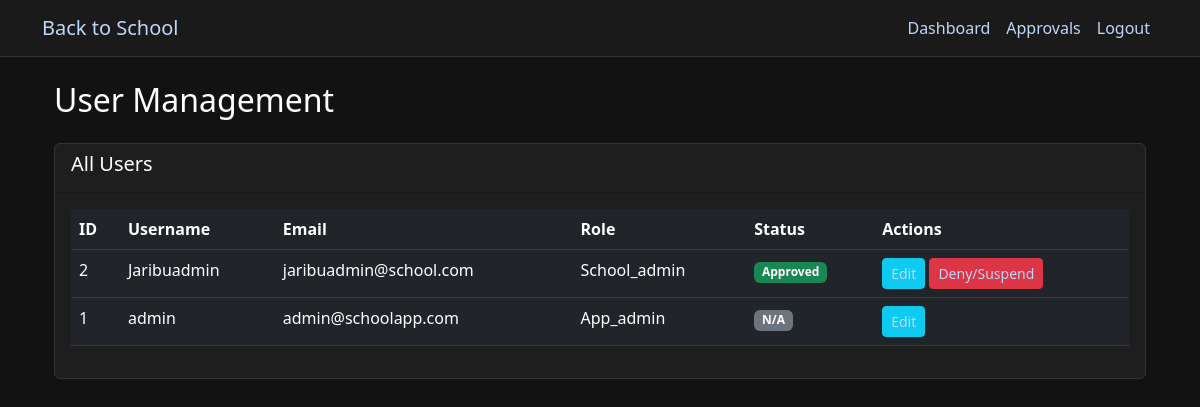
Before: /admin/users (signed in) with the older database file.
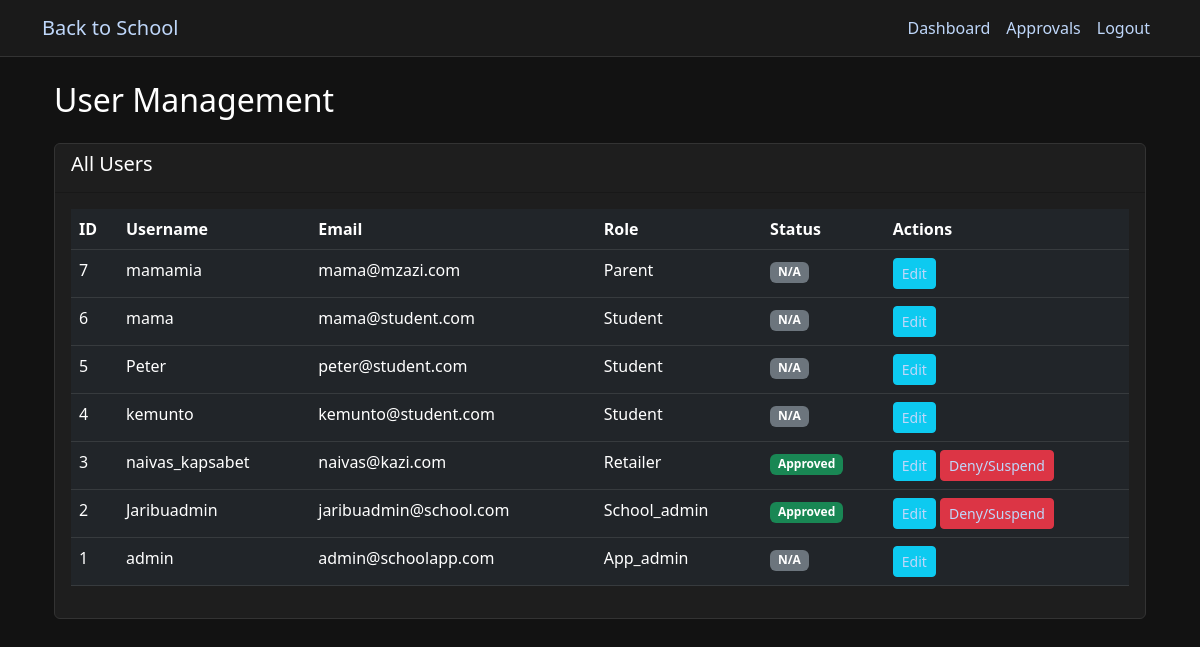
After: the same page with the newer database file.
### app.py (models this page shows, shortened)
class User(db.Model):
    id = db.Column(db.Integer, primary_key=True)
    username = db.Column(db.String(80), unique=True, nullable=False)
    email = db.Column(db.String(120), unique=True, nullable=False)
    password_hash = db.Column(db.String(128))
    role = db.Column(db.String(20))  # app_admin, parent, student, school_admin, retailer, donor
    is_approved = db.Column(db.Boolean, default=False)
    created_at = db.Column(db.DateTime, default=datetime.utcnow)
    school_id = db.Column(db.Integer, db.ForeignKey('school.id'))
    school = db.relationship('School', backref='users')
    children = db.relationship(
        'User',
        secondary=parent_student_association,
        primaryjoin=(parent_student_association.c.parent_id == id),
        secondaryjoin=(parent_student_association.c.student_id == id),
        backref=db.backref('parents'),
        lazy='dynamic'
    )

### app.py (the view)
@app.route('/admin/users')
@role_required(['app_admin'])
def admin_users():
    users = User.query.order_by(User.created_at.desc()).all()
    return render_template('admin/users.html', users=users)

### app.py (called while the page is built)
def role_required(roles):
    def decorator(f):
        @wraps(f)
        def decorated_function(*args, **kwargs):
            if 'user_id' not in session:
                flash('Please log in to access this page', 'error')
                return redirect(url_for('login'))
            if session['role'] not in roles:
                flash('You do not have permission to access this page', 'error')
                return redirect(url_for('dashboard'))
            return f(*args, **kwargs)
        return decorated_function
    return decorator

@app.context_processor
def inject_current_user():
    if 'user_id' in session:
        user = db.session.get(User, session['user_id'])
        return {'current_user': user}
    return {'current_user': None}

@app.context_processor
def inject_cart_item_count():
    if 'user_id' in session and session['role'] in ['parent', 'student']:
        user = db.session.get(User, session['user_id'])
        cart = user.carts[0] if user.carts else None
        if cart and cart.items:
            return {'cart_item_count': len(cart.items)}
    return {'cart_item_count': 0}

### templates/admin/users.html
{% extends "base.html" %}
{% block content %}
<div class="container">
    <h2 class="mb-4">User Management</h2>
    <div class="card mb-4">
        <div class="card-header">
            <h5>All Users</h5>
        </div>
        <div class="card-body">
            <div class="table-responsive">
                <table class="table table-dark">
                    <thead>
                        <tr>
                            <th>ID</th>
                            <th>Username</th>
                            <th>Email</th>
                            <th>Role</th>
                            <th>Status</th>
                            <th>Actions</th>
                        </tr>
                    </thead>
                    <tbody>
                        {% for user in users %}
                        <tr>
                            <td>{{ user.id }}</td>
                            <td>{{ user.username }}</td>
                            <td>{{ user.email }}</td>
                            <td>{{ user.role|capitalize }}</td>
                            <td>
                                {% if user.role in ['retailer', 'school_admin'] %}
                                    <span class="badge bg-{{ 'success' if user.is_approved else 'warning' }}">
                                        {{ 'Approved' if user.is_approved else 'Pending' }}
                                    </span>
                                {% else %}
                                    <span class="badge bg-secondary">N/A</span>
                                {% endif %}
                            </td>
                            <td>
                                <a href="{{ url_for('admin_edit_user', user_id=user.id) }}" class="btn btn-sm btn-info">Edit</a>
                                {% if user.role in ['retailer', 'school_admin'] %}
                                    <a href="{{ url_for('set_user_status', user_id=user.id, status='approve' if not user.is_approved else 'deny') }}"
                                       class="btn btn-sm {{ 'btn-success' if not user.is_approved else 'btn-danger' }}">
                                       {{ 'Approve' if not user.is_approved else 'Deny/Suspend' }}
                                    </a>
                                {% endif %}
                            </td>
                        </tr>
                        {% endfor %}
                    </tbody>
                </table>
            </div>
        </div>
    </div>
</div>
{% endblock %}

### templates/base.html (shortened to what this page needs)
<!DOCTYPE html>
<html lang="en">
<head>
    <link href="https://cdn.jsdelivr.net/npm/bootstrap@5.3.0/dist/css/bootstrap.min.css" rel="stylesheet">
</head>
<body>
<nav class="navbar navbar-expand-lg navbar-dark">
    <div class="container">
        <a class="navbar-brand" href="{{ url_for('home') }}">Back to School</a>
        <div class="collapse navbar-collapse" id="navbarNav">
            <ul class="navbar-nav ms-auto">
                {% if 'user_id' in session %}
                    <li class="nav-item">
                        <a class="nav-link" href="{{ url_for('dashboard') }}">Dashboard</a>
                    </li>
                    {% if session['role'] == 'app_admin' %}
                        <li class="nav-item">
                            <a class="nav-link" href="{{ url_for('approvals') }}">Approvals</a>
                        </li>
                    {% endif %}
                    <li class="nav-item">
                        <a class="nav-link" href="{{ url_for('logout') }}">Logout</a>
                    </li>
                {% endif %}
            </ul>
        </div>
    </div>
</nav>
    <div class="container mt-4">
        {% block content %}{% endblock %}
    </div>
</body>
</html>

### templates/base.html (style rules this page uses)
body { background-color: #121212; color: #ffffff; }
h1, h2, h3, h4, h5, h6, span, p { color: #ffffff !important; }
a { color:rgb(191, 215, 250) !important; }
.navbar { background-color: #1a1a1a !important; border-bottom: 1px solid #333; }
.card { background-color: #1e1e1e; border: 1px solid #333; }
.table { color: #ffffff; }
.table-dark { background-color: #1e1e1e; }

Changed rows visible on the page:
added User: id "7", username "mamamia", email "mama@mzazi.com", role "Parent", shows "N/A"
added User: id "6", username "mama", email "mama@student.com", role "Student", shows "N/A"
added User: id "5", username "Peter", email "peter@student.com", role "Student", shows "N/A"
added User: id "4", username "kemunto", email "kemunto@student.com", role "Student", shows "N/A"
added User: id "3", username "naivas_kapsabet", email "naivas@kazi.com", role "Retailer", is_approved "Approved", is_approved "Deny/Suspend"
